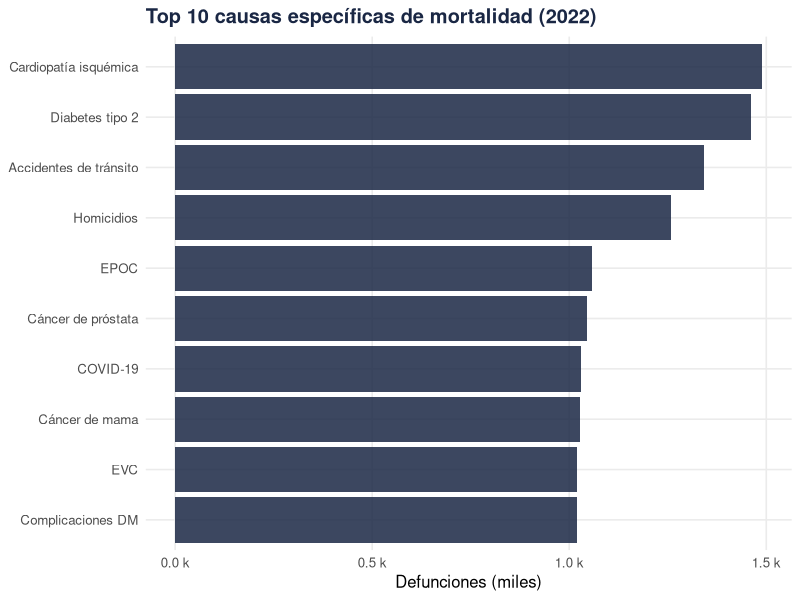
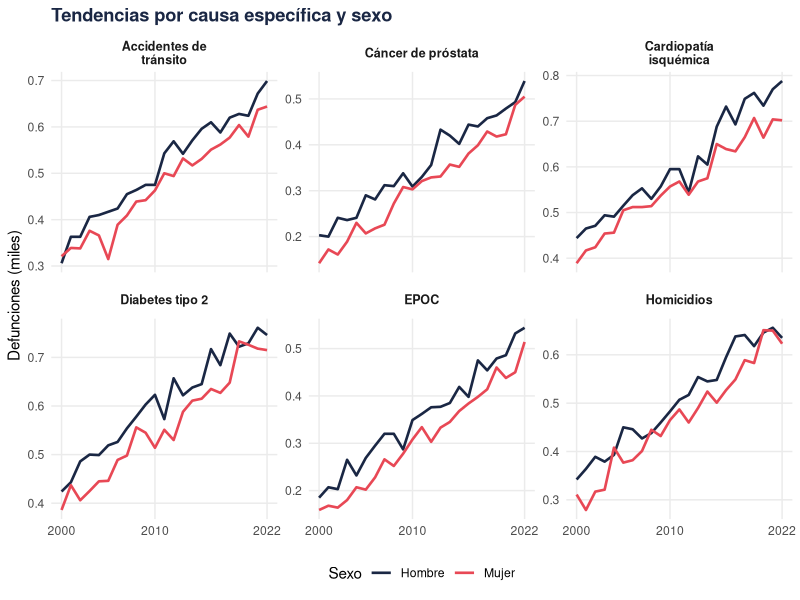

The R source for these figures, in order:
## ---- chunk 1
library(tidyverse); library(scales)

palette_sexo <- c("Hombre"="#1a2744","Mujer"="#e84855","Total"="#2a7a8c")

set.seed(99)
cause_specific_list <- c(
  "Cardiopatía isquémica", "Insuficiencia cardíaca", "EVC",
  "Cáncer de mama", "Cáncer cervical", "Cáncer de próstata", "Cáncer de pulmón",
  "Diabetes tipo 2", "Complicaciones DM", "Cirrosis hepática",
  "Neumonía", "EPOC", "COVID-19",
  "Accidentes de tránsito", "Homicidios", "Suicidios"
)

mort_spec <- expand.grid(
  year           = 2000:2022,
  sex            = c("Hombre","Mujer"),
  cause_specific = cause_specific_list,
  stringsAsFactors = FALSE
) |> mutate(
  deaths = rpois(n(), lambda = 100 + 15*(year-2000) +
                   ifelse(sex=="Hombre",40,0) +
                   case_when(
                     cause_specific %in% c("Cardiopatía isquémica","Diabetes tipo 2") ~ 300,
                     cause_specific %in% c("Homicidios","Accidentes de tránsito")     ~ 200,
                     TRUE ~ 50
                   ))
)
## ---- chunk 2
mort_spec |>
  filter(year==2022) |>
  group_by(cause_specific) |>
  summarise(deaths=sum(deaths)) |>
  slice_max(deaths, n=10) |>
  mutate(cause_specific=reorder(cause_specific, deaths)) |>
  ggplot(aes(x=cause_specific, y=deaths/1000)) +
  geom_col(fill="#1a2744", alpha=0.85) + coord_flip() +
  scale_y_continuous(labels=label_comma(suffix=" k")) +
  labs(title="Top 10 causas específicas de mortalidad (2022)",
       x=NULL, y="Defunciones (miles)") +
  theme_minimal(base_size=12) +
  theme(plot.title=element_text(face="bold",color="#1a2744"),panel.grid.minor=element_blank())
## ---- chunk 3
top_causes <- mort_spec |> filter(year==2022) |>
  group_by(cause_specific) |> summarise(d=sum(deaths)) |>
  slice_max(d,n=6) |> pull(cause_specific)

mort_spec |> filter(cause_specific %in% top_causes) |>
  group_by(year, sex, cause_specific) |>
  summarise(deaths=sum(deaths),.groups="drop") |>
  ggplot(aes(x=year, y=deaths/1000, color=sex, group=sex)) +
  geom_line(linewidth=0.9) +
  facet_wrap(~str_wrap(cause_specific,18), scales="free_y", ncol=3) +
  scale_color_manual(values=palette_sexo) +
  scale_x_continuous(breaks=c(2000,2010,2022)) +
  labs(x=NULL, y="Defunciones (miles)", color="Sexo",
       title="Tendencias por causa específica y sexo") +
  theme_minimal(base_size=11) +
  theme(legend.position="bottom",plot.title=element_text(face="bold",color="#1a2744"),
        strip.text=element_text(face="bold",size=9),panel.grid.minor=element_blank())
